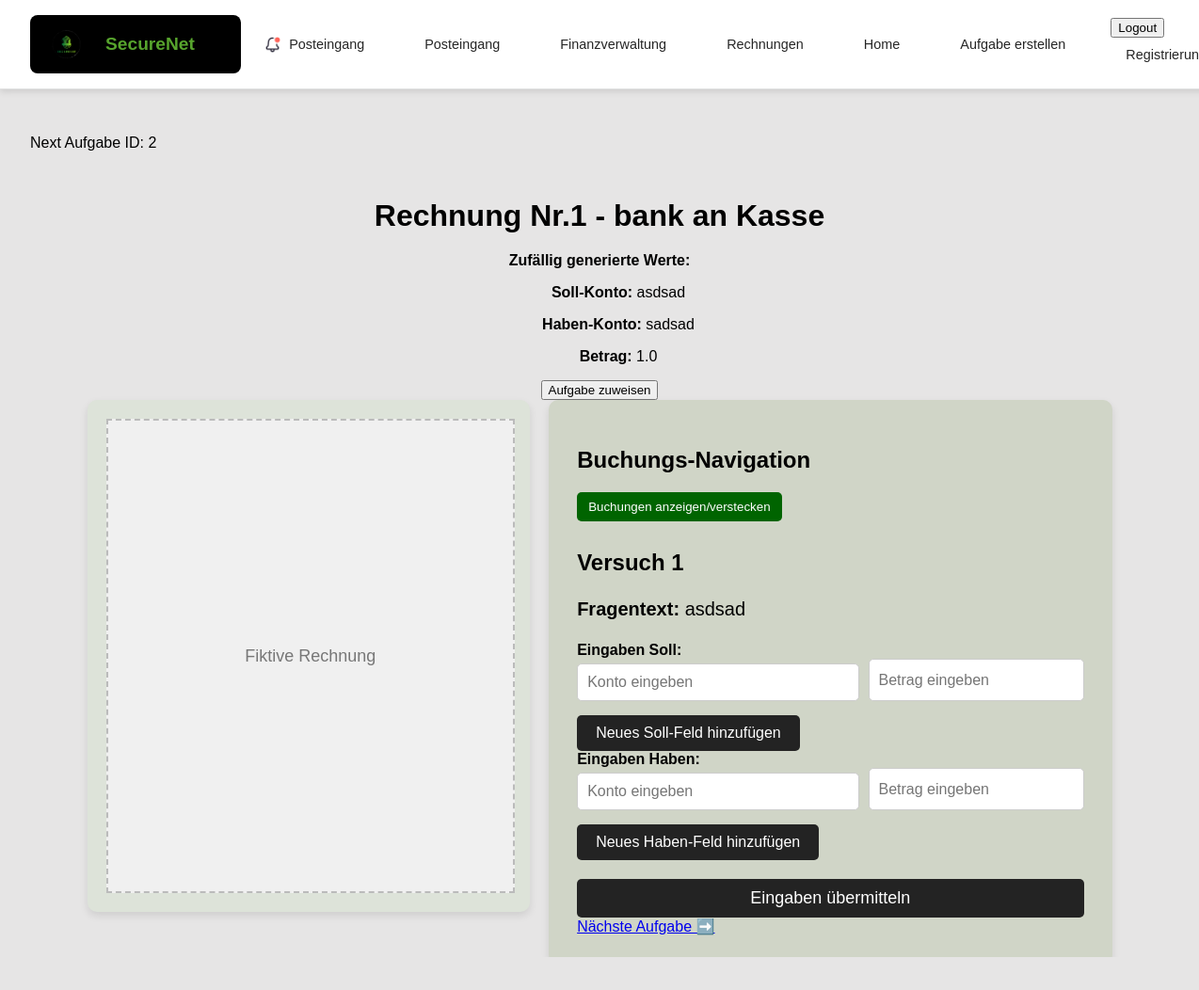
The page /posts/rechnung/1/ (signed in) on the database as committed earlier.
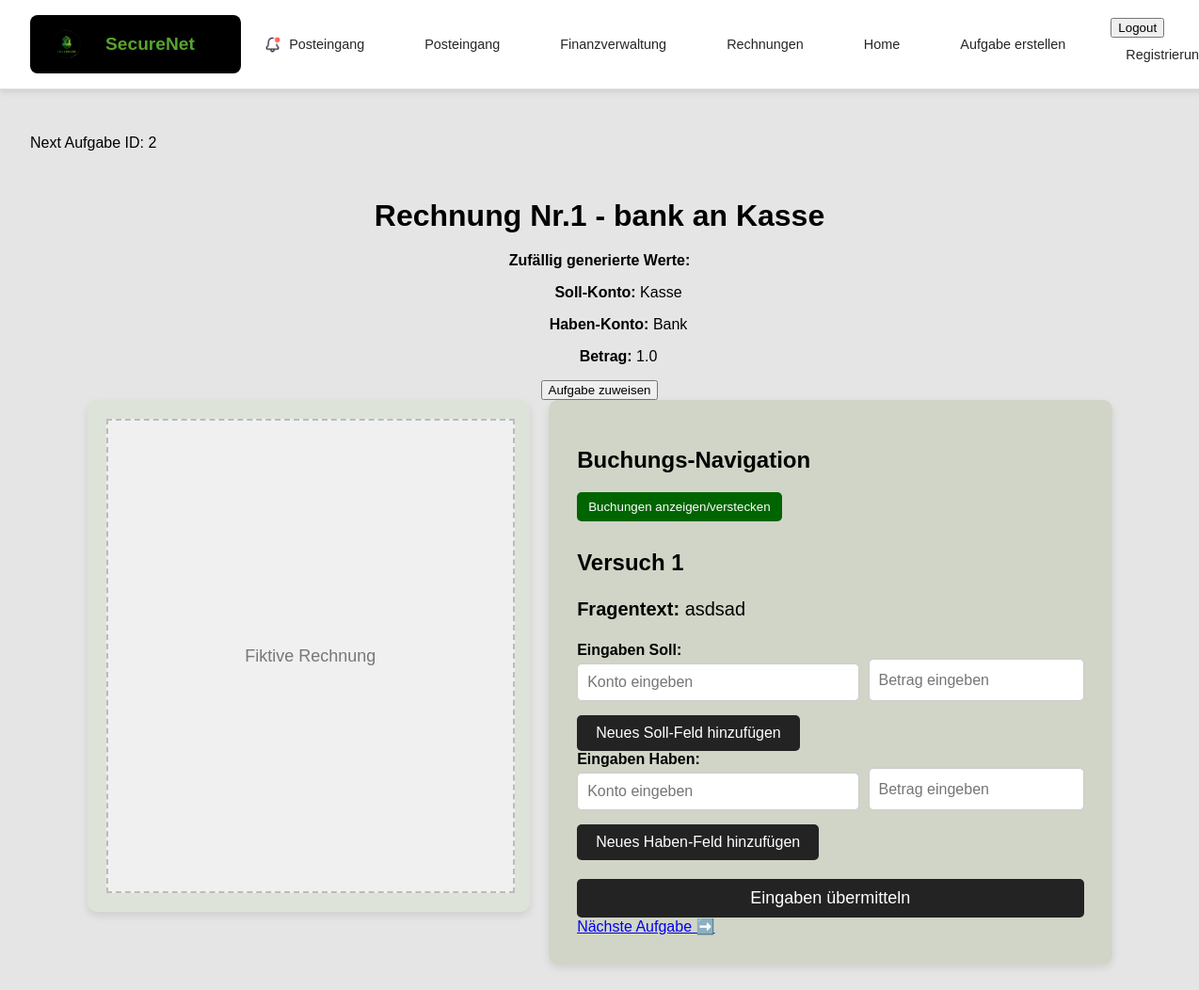
The same page on the database as committed later.
### posts/models.py (models this page shows, shortened)
class NutzerAufgabe(models.Model):
    aufgabe = models.ForeignKey(Aufgabe_neu, on_delete=models.CASCADE)
    nutzer = models.ForeignKey(settings.AUTH_USER_MODEL, on_delete=models.CASCADE)
    soll_konto = models.CharField(max_length=255)  # Konto für Soll
    haben_konto = models.CharField(max_length=255)  # Konto für Haben
    betrag = models.FloatField()  # Zufälliger Betrag
    erstellt_am = models.DateTimeField(auto_now_add=True)
    geloest = models.BooleanField(default=False)

### posts/views.py (the view, shortened to what this page needs)
# urls.py: path('rechnung/<int:aufgabe_id>/', views.rechnung_detail_view, name='rechnung_detail'),
@login_required
def rechnung_detail_view(request, aufgabe_id):
    aufgabe = get_object_or_404(Aufgabe_neu, id=aufgabe_id)
    nutzer_aufgabe, created = NutzerAufgabe.objects.get_or_create(
        aufgabe=aufgabe,
        nutzer=request.user,
        defaults={'soll_konto': '', 'haben_konto': '', 'betrag': 0, 'geloest': False}
    )
    buchungen = Buchung.objects.filter(aufgabe=aufgabe, nutzer=request.user).order_by('buchung_id')
    next_aufgabe = Aufgabe_neu.objects.filter(id__gt=aufgabe_id).order_by('id').first()
    buchung_status = []
    for buchung in buchungen:
        soll_konten_nutzer = json.loads(buchung.antwort_konten_soll)
        haben_konten_nutzer = json.loads(buchung.antwort_konten_haben)
        betraege_soll_nutzer = json.loads(buchung.antwort_betrag_soll)
        betraege_haben_nutzer = json.loads(buchung.antwort_betrag_haben)
        soll_konto_loesung = nutzer_aufgabe.soll_konto
        haben_konto_loesung = nutzer_aufgabe.haben_konto
        betrag_loesung = nutzer_aufgabe.betrag
        korrekt = (
            soll_konto_loesung in soll_konten_nutzer and
            haben_konto_loesung in haben_konten_nutzer and
            betrag_loesung in betraege_soll_nutzer
        )
        if korrekt:
            nutzer_aufgabe.geloest = True
            nutzer_aufgabe.save()
        else:
            nutzer_aufgabe.geloest = False
            nutzer_aufgabe.save()
        buchung_status.append({'buchung': buchung, 'korrekt': korrekt})
    return render(request, 'posts/rechnung.html', {
        'aufgabe': aufgabe,
        'nutzer_aufgabe': nutzer_aufgabe,
        'next_aufgabe': next_aufgabe,
        'buchungen': buchungen,
        'buchung_status': buchung_status
    })

### posts/templates/posts/rechnung.html (shortened to what this page needs)
{% extends 'master_layout.html' %}
{% load static %}
{% block css %}
<link rel="stylesheet" href="{% static 'css/styles.css' %}">
{% endblock %}
{% block content %}
<p>Next Aufgabe ID: {{ next_aufgabe.id }}</p>
<div class="container_rechnung">
    <h1 class="headline_rechnung">Rechnung Nr.{{ aufgabe.id }} - {{ aufgabe.fragentyp_text }}</h1>
    {% if user.is_authenticated and nutzer_aufgabe %}
        <p><strong>Zufällig generierte Werte:</strong></p>
        <ul>
            <p><strong>Soll-Konto:</strong> {{ nutzer_aufgabe.soll_konto }}</p>
            <p><strong>Haben-Konto:</strong> {{ nutzer_aufgabe.haben_konto }}</p>
            <p><strong>Betrag:</strong> {{ nutzer_aufgabe.betrag }}</p>
        </ul>
    {% endif %}
    {% if user.is_authenticated and not aufgabe.geloest %}
        <form method="post" action="{% url 'posts:zufaellige_aufgabe_zuweisen' aufgabe.id %}">
            <button type="submit" class="btn-assign-task">Aufgabe zuweisen</button>
        </form>
    {% endif %}
    <div class="content-wrapper_rechnung">
        <div class="left-section_rechnung">
            <div class="invoice-placeholder_rechnung">Fiktive Rechnung</div>
        </div>
        <div class="right-section_rechnung">
            <h2>Buchungs-Navigation</h2>
            <button id="toggle-buchung-ansicht" class="btn-toggle_rechnung">Buchungen anzeigen/verstecken</button>
            <h2>Versuch 1</h2>
            <p class="business-case_rechnung">
                <strong>Fragentext:</strong> {{ aufgabe.frage }}
            </p>
            <form method="post">
                <div class="inputs-container_rechnung">
                    <div id="soll-container_rechnung">
                        <label><strong>Eingaben Soll:</strong></label>
                        <div class="input-group_rechnung">
                            <input type="text" placeholder="Konto eingeben" name="soll_konto[]">
                            <input type="number" placeholder="Betrag eingeben" name="soll_betrag[]">
                        </div>
                    </div>
                    <button type="button" class="btn-add_rechnung" onclick="addField('soll-container_rechnung')">Neues Soll-Feld hinzufügen</button>
                    <div id="haben-container_rechnung">
                        <label><strong>Eingaben Haben:</strong></label>
                        <div class="input-group_rechnung">
                            <input type="text" placeholder="Konto eingeben" name="haben_konto[]">
                            <input type="number" placeholder="Betrag eingeben" name="haben_betrag[]">
                        </div>
                    </div>
                    <button type="button" class="btn-add_rechnung" onclick="addField('haben-container_rechnung')">Neues Haben-Feld hinzufügen</button>
                </div>
                <button type="submit" class="btn-submit_rechnung">Eingaben übermitteln</button>
            </form>
            {% if next_aufgabe %}
                <a href="{% url 'posts:rechnung_detail' next_aufgabe.id %}" class="btn-next_rechnung">Nächste Aufgabe ➡️</a>
            {% else %}
                <p>Keine weiteren Aufgaben verfügbar.</p>
            {% endif %}
        </div>
    </div>
</div>
{% endblock %}

Rows that differ between the two databases and show on the page:
changed NutzerAufgabe: soll_konto "asdsad" → "Kasse"; haben_konto "sadsad" → "Bank"
